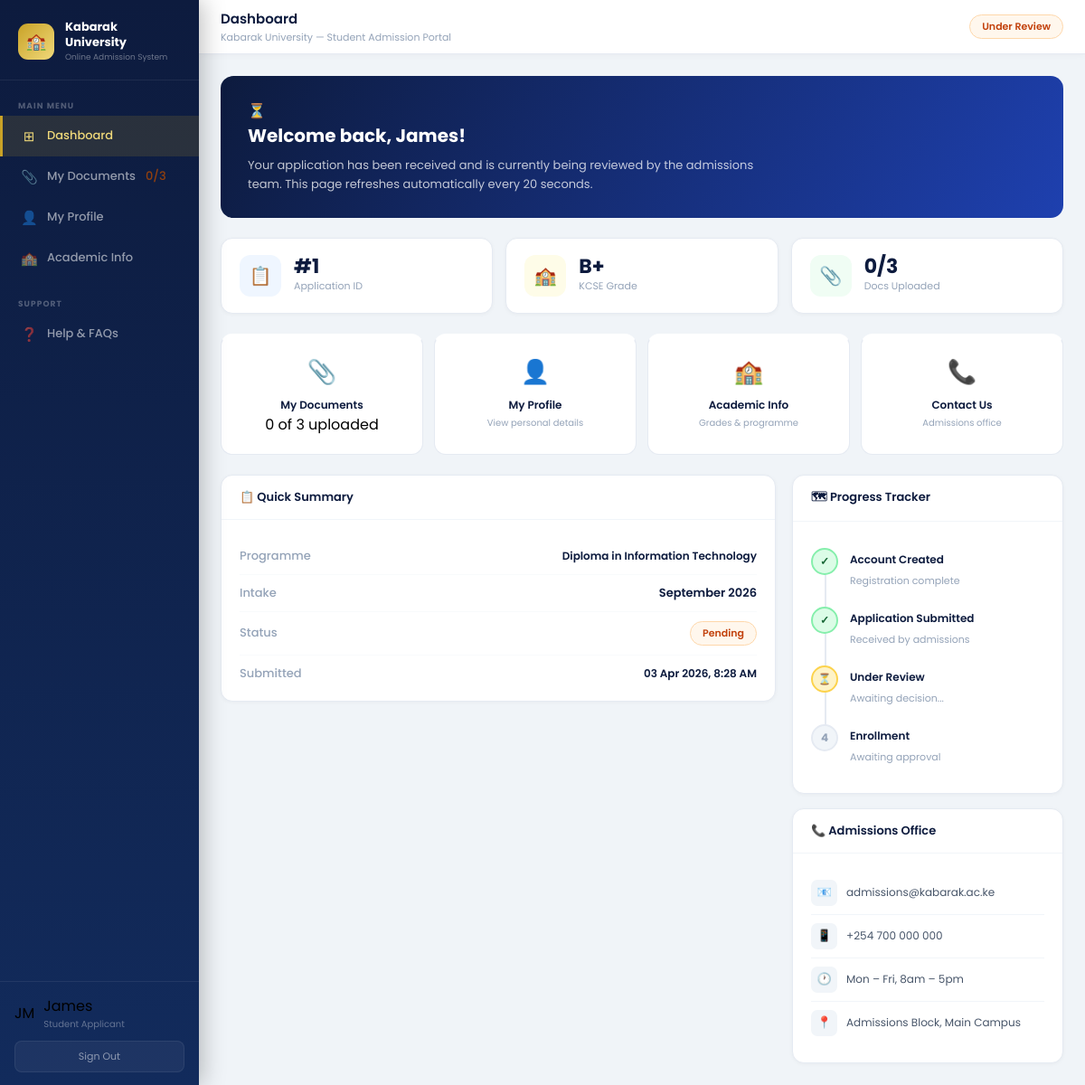
The app's page /status.php (signed in) with its own data.
### tables this page shows
CREATE TABLE applications (
    id              INT AUTO_INCREMENT PRIMARY KEY,
    user_id         INT NOT NULL,
     
    first_name      VARCHAR(80) NOT NULL,
    last_name       VARCHAR(80) NOT NULL,
    dob             DATE NOT NULL,
    gender          ENUM('Male','Female','Other') NOT NULL,
    nationality     VARCHAR(80) DEFAULT 'Kenyan',
    id_number       VARCHAR(20),
    address         TEXT,
     
    school_name     VARCHAR(200) NOT NULL,
    kcse_year       YEAR NOT NULL,
    kcse_grade      VARCHAR(5) NOT NULL,
    mean_grade_pts  TINYINT,
     
    program         VARCHAR(200) NOT NULL,
    intake          VARCHAR(50) DEFAULT 'September 2026',
     
    guardian_name   VARCHAR(150),
    guardian_phone  VARCHAR(20),
    guardian_rel    VARCHAR(80),
     
    status          ENUM('Pending','Approved','Rejected') DEFAULT 'Pending',
    admin_comment   TEXT,
    submitted_at    DATETIME DEFAULT CURRENT_TIMESTAMP,
    updated_at      DATETIME DEFAULT CURRENT_TIMESTAMP ON UPDATE CURRENT_TIMESTAMP,
    FOREIGN KEY (user_id) REFERENCES users(id) ON DELETE CASCADE
);

### config.php (called while the page is built, shortened)
<?php
function h($str) {
    return htmlspecialchars($str ?? '', ENT_QUOTES, 'UTF-8');
}
function initials($name) {
    $parts = explode(' ', trim($name));
    $init = '';
    foreach ($parts as $p) $init .= strtoupper(substr($p, 0, 1));
    return substr($init, 0, 2);
}
?>

### status.php (the view, shortened to what this page needs)
<?php
require_once 'config.php';
$userId = $_SESSION['user_id'];
$stmt = $conn->prepare("SELECT a.*, u.full_name, u.email, u.phone FROM applications a JOIN users u ON a.user_id = u.id WHERE a.user_id = ? ORDER BY a.submitted_at DESC LIMIT 1");
$stmt->bind_param('i', $userId);
$stmt->execute();
$app = $stmt->get_result()->fetch_assoc();
$docSlots = array('cert' => 'KCSE Certificate', 'id_doc' => 'National ID / Birth Cert', 'photo' => 'Passport Photo');
$docsByType = array();
$status       = $app['status'] ?? '';
$fullName     = $_SESSION['full_name'];
$firstName    = explode(' ', trim($fullName))[0];
$docCount     = count($docsByType);
$totalDocs    = count($docSlots);
if ($status === 'Approved')     { $chipClass = 'chip-approved'; $chipLabel = 'Approved'; }
elseif ($status === 'Rejected') { $chipClass = 'chip-rejected'; $chipLabel = 'Not Successful'; }
else                            { $chipClass = 'chip-pending';  $chipLabel = 'Under Review'; }
?>
<!DOCTYPE html>
<html lang="en">
<head>
</head>
<body>
<aside class="sidebar">
    <div class="sb-brand">
        <div class="sb-logo">&#127979;</div>
        <div>
            <div class="sb-name">Kabarak University</div>
            <div class="sb-sub">Online Admission System</div>
        </div>
    </div>
    <div style="flex:1; padding: 8px 0;">
        <div class="sb-section">Main Menu</div>
        <button class="sb-item active" id="btn-dashboard" onclick="showTab('dashboard')">
            <span class="si">&#x229E;</span> Dashboard
        </button>
        <button class="sb-item" id="btn-documents" onclick="showTab('documents')">
            <span class="si">&#128206;</span> My Documents
            <?php
            $bg  = $docCount < $totalDocs ? '#fef3c7' : '#dcfce7';
            $clr = $docCount < $totalDocs ? '#92400e' : '#166534';
            echo '<span class="sbbadge" style="background: - status.php:322' . $bg . ';color:' . $clr . ';">' . $docCount . '/' . $totalDocs . '</span>';
            ?>
        </button>
        <button class="sb-item" id="btn-profile" onclick="showTab('profile')">
            <span class="si">&#128100;</span> My Profile
        </button>
        <button class="sb-item" id="btn-academic" onclick="showTab('academic')">
            <span class="si">&#127979;</span> Academic Info
        </button>
        <div class="sb-section" style="margin-top: 8px;">Support</div>
        <button class="sb-item" onclick="alert('For help contact:\nadmissions@kabarak.ac.ke\n+254 700 000 000')">
            <span class="si">&#10067;</span> Help &amp; FAQs
        </button>
    </div>
    <div class="sb-footer">
        <div class="sb-user">
            <div class="sbava - status.php:342"><?php echo initials($fullName); ?></div>
            <div>
                <div class="sbuname - status.php:344"><?php echo h($firstName); ?></div>
                <div class="sb-urole">Student Applicant</div>
            </div>
        </div>
        <a href="logout.php" class="sb-out">Sign Out</a>
    </div>
</aside>
<div class="main">
    <header class="topbar">
        <div>
            <div class="tb-title" id="page-title">Dashboard</div>
            <div class="tb-sub">Kabarak University &mdash; Student Admission Portal</div>
        </div>
        <?php if ($app): ?>
        <span class="chip <?php echo $chipClass; ?> - status.php:360"><?php echo $chipLabel; ?></span>
        <?php endif; ?>
    </header>
    <div class="page">
        <?php if (!$app): ?>
        <div style="max-width:480px;margin:40px auto;background:white;border-radius:14px;border:1px solid #e5eaf2;text-align:center;padding:48px 32px;">
            <div style="font-size:48px;margin-bottom:14px;">&#128221;</div>
            <div style="font-size:16px;font-weight:700;color:#0d1b3e;margin-bottom:8px;">No Application Found</div>
            <div style="font-size:13px;color:#94a3b8;margin-bottom:24px;line-height:1.6;">You have not submitted an application yet.</div>
            <a href="apply.php" style="display:inline-block;background:#0d1b3e;color:white;padding:11px 28px;border-radius:9px;text-decoration:none;font-size:13px;font-weight:600;">Start My Application &rarr;</a>
        </div>
        <?php else: ?>
        <div id="tab-dashboard" class="tab-content active">
            <?php
            if ($status === 'Approved') {
                $hClass = 'hero-approved';
                $hDeco  = '&#127891;';
                $hTitle = 'Congratulations, ' . h($firstName) . '!';
                $hText  = 'Your application for <strong>' . h($app['program']) . '</strong> has been approved for the <strong>' . h($app['intake']) . '</strong> intake. Please report to campus with all original documents.';
            } elseif ($status === 'Rejected') {
                $hClass = 'hero-rejected';
                $hDeco  = '&#128203;';
                $hTitle = 'Application Update';
                $hText  = 'Unfortunately your application was not successful at this time. Please contact the admissions office for guidance on next steps.';
            } else {
                $hClass = 'hero-pending';
                $hDeco  = '&#9203;';
                $hTitle = 'Welcome back, ' . h($firstName) . '!';
                $hText  = 'Your application has been received and is currently being reviewed by the admissions team. This page refreshes automatically every 20 seconds.';
            }
            ?>
            <div class="hero <?php echo $hClass; ?> - status.php:405">
                <div class="herodeco - status.php:406"><?php echo $hDeco; ?></div>
                <h2><?php echo $hTitle; ?></h2>
                <p><?php echo $hText; ?></p>
            </div>
            <div class="stats">
                <div class="stat">
                    <div class="stat-ico ic-b">&#128203;</div>
                    <div><div class="sv - status.php:424">#<?php echo $app['id']; ?></div><div class="sl">Application ID</div></div>
                </div>
                <div class="stat">
                    <div class="stat-ico ic-g">&#127979;</div>
                    <div><div class="sv - status.php:428"><?php echo h($app['kcse_grade']); ?></div><div class="sl">KCSE Grade</div></div>
                </div>
                <div class="stat">
                    <div class="stat-ico ic-gr">&#128206;</div>
                    <div><div class="sv - status.php:432"><?php echo $docCount . '/' . $totalDocs; ?></div><div class="sl">Docs Uploaded</div></div>
                </div>
            </div>
            <div class="qgrid">
                <div class="qlink" onclick="showTab('documents')">
                    <div class="qlink-ico">&#128206;</div>
                    <div class="qlink-title">My Documents</div>
                    <div class="qlinksub - status.php:440"><?php echo $docCount; ?> of <?php echo $totalDocs; ?> uploaded</div>
                </div>
                <div class="qlink" onclick="showTab('profile')">
                    <div class="qlink-ico">&#128100;</div>
                    <div class="qlink-title">My Profile</div>
                    <div class="qlink-sub">View personal details</div>
                </div>
                <div class="qlink" onclick="showTab('academic')">
                    <div class="qlink-ico">&#127979;</div>
                    <div class="qlink-title">Academic Info</div>
                    <div class="qlink-sub">Grades &amp; programme</div>
                </div>
                <div class="qlink" onclick="alert('Admissions Office\nadmissions@kabarak.ac.ke\n+254 700 000 000\nMon-Fri 8am-5pm')">
                    <div class="qlink-ico">&#128222;</div>
                    <div class="qlink-title">Contact Us</div>
                    <div class="qlink-sub">Admissions office</div>
                </div>
            </div>
            <div class="two-col">
                <div>
                    <div class="card">
                        <div class="card-head"><div class="card-title">&#128203; Quick Summary</div></div>
                        <div class="card-body">
                            <div class="ir - status.php:464"><span class="ik">Programme</span><span class="iv" style="font-size:12px;"><?php echo h($app['program']); ?></span></div>
                            <div class="ir - status.php:465"><span class="ik">Intake</span><span class="iv"><?php echo h($app['intake']); ?></span></div>
                            <div class="ir - status.php:466"><span class="ik">Status</span><span class="iv"><span class="chip <?php echo $chipClass; ?>"><?php echo $status; ?></span></span></div>
                            <div class="ir - status.php:467"><span class="ik">Submitted</span><span class="iv" style="font-size:12px;"><?php echo date('d M Y, g:i A', strtotime($app['submitted_at'])); ?></span></div>
                        </div>
                    </div>
                </div>
                <div>
                    <div class="card">
                        <div class="card-head"><div class="card-title">&#128506; Progress Tracker</div></div>
                        <div class="card-body">
                            <div class="step"><div class="step-dot sd-done">&#10003;</div><div class="step-info"><strong>Account Created</strong><span>Registration complete</span></div></div>
                            <div class="step"><div class="step-dot sd-done">&#10003;</div><div class="step-info"><strong>Application Submitted</strong><span>Received by admissions</span></div></div>
                            <div class="step">
                                <?php if ($status === 'Pending'): ?>
                                <div class="step-dot sd-act">&#9203;</div><div class="step-info"><strong>Under Review</strong><span>Awaiting decision...</span></div>
                                <?php elseif ($status === 'Approved'): ?>
                                <div class="step-dot sd-done">&#10003;</div><div class="step-info"><strong>Decision Made</strong><span style="color:#166534;">Approved!</span></div>
                                <?php else: ?>
                                <div class="step-dot sd-fail">&#10005;</div><div class="step-info"><strong>Decision Made</strong><span style="color:#991b1b;">Not successful</span></div>
                                <?php endif; ?>
                            </div>
                            <div class="step">
                                <?php if ($status === 'Approved'): ?>
                                <div class="step-dot sd-done">&#10003;</div><div class="step-info"><strong>Enrollment</strong><span style="color:#166534;">Report to campus</span></div>
                                <?php else: ?>
                                <div class="step-dot sd-wait">4</div><div class="step-info"><strong>Enrollment</strong><span>Awaiting approval</span></div>
                                <?php endif; ?>
                            </div>
                        </div>
                    </div>
                    <div class="card">
                        <div class="card-head"><div class="card-title">&#128222; Admissions Office</div></div>
                        <div class="card-body">
                            <div class="citem"><div class="ci-ico">&#128231;</div>admissions@kabarak.ac.ke</div>
                            <div class="citem"><div class="ci-ico">&#128241;</div>+254 700 000 000</div>
                            <div class="citem"><div class="ci-ico">&#128336;</div>Mon &ndash; Fri, 8am &ndash; 5pm</div>
                            <div class="citem"><div class="ci-ico">&#128205;</div>Admissions Block, Main Campus</div>
                        </div>
                    </div>
                </div>
            </div>
        </div>
        <?php endif; ?>
    </div>
</div>
</body>
</html>

### records on screen
applications: first_name "James", status "Under Review", status "⏳", first_name "Welcome back, James!", status "Your application has been received and is currently being reviewed by the admissions team. This page refreshes automatically every 20 seconds.", id "1", kcse_grade "B+", program "Diploma in Information Technology", intake "September 2026", status "Pending", submitted_at "03 Apr 2026, 8:28 AM"

### other values on screen
$docCount "0"
$totalDocs "3"
initials($fullName) "JM"
